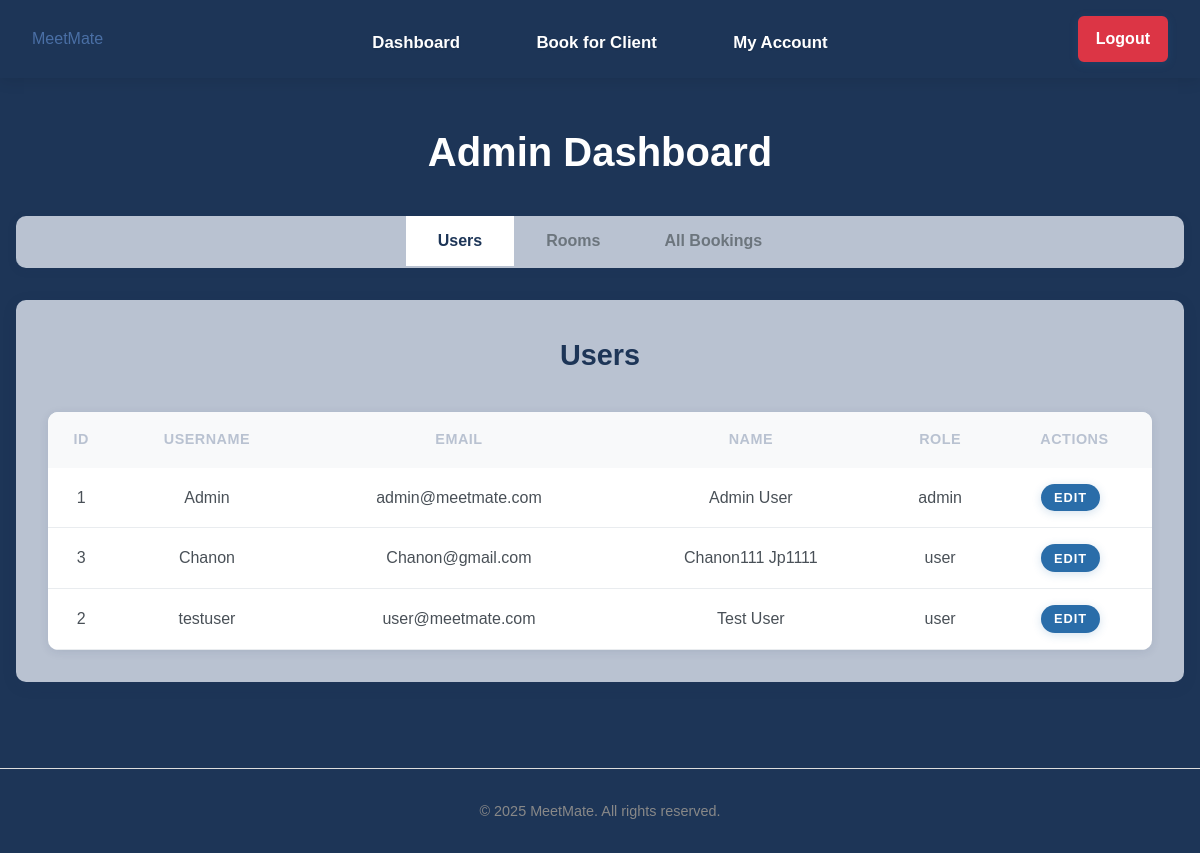
Page /admin (signed in) on the earlier database version.
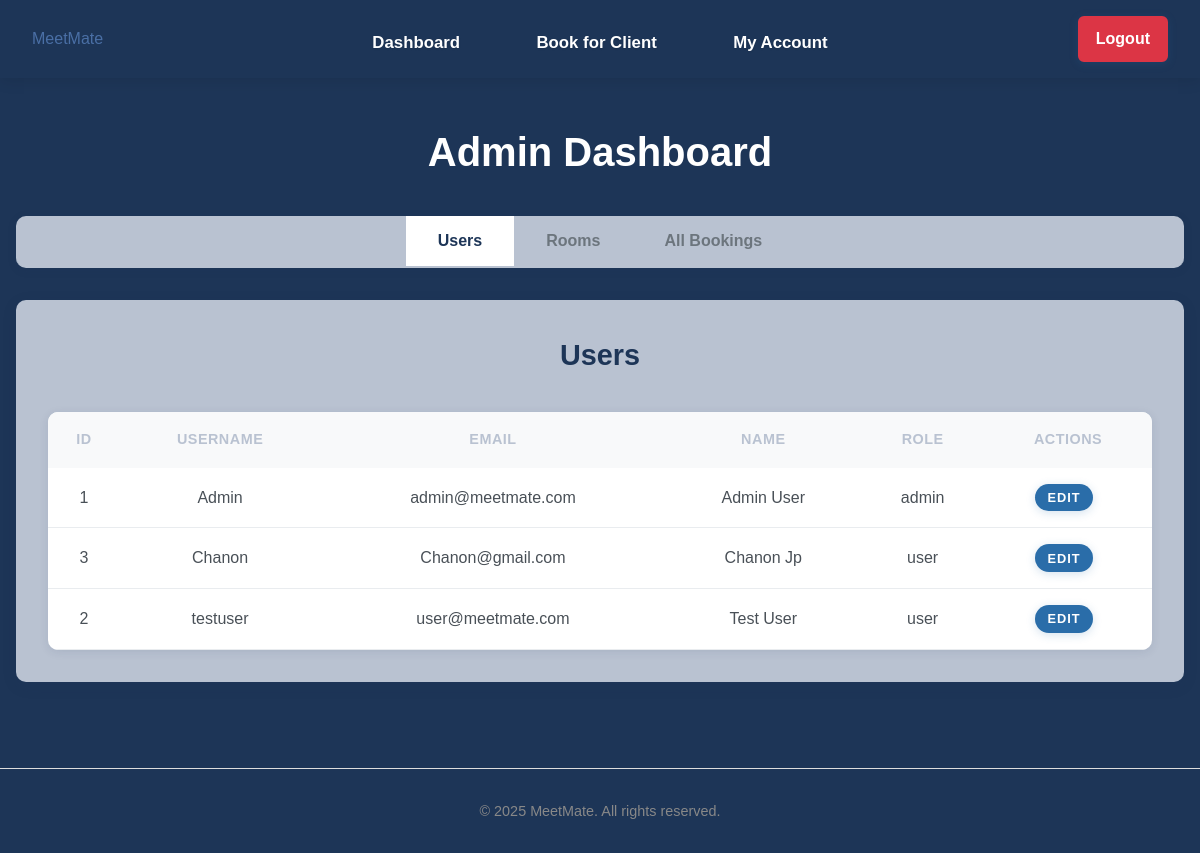
Same page on the later database version.
### tables this page shows
CREATE TABLE users (
                id INTEGER PRIMARY KEY AUTOINCREMENT,
                username TEXT NOT NULL UNIQUE,
                email TEXT NOT NULL UNIQUE,
                password TEXT NOT NULL,
                firstname TEXT,
                lastname TEXT,
                dob TEXT,
                address TEXT,
                role TEXT DEFAULT 'user'
            );

### app.py (the view)
@app.route('/admin')
@login_required
@admin_required
def admin():
    connection = get_database_connection()
    cursor = connection.cursor()
    cursor.execute("SELECT * FROM users ORDER BY username")
    users = [dict(row) for row in cursor.fetchall()]
    cursor.execute("SELECT * FROM rooms ORDER BY name")
    rooms = [dict(row) for row in cursor.fetchall()]
    now = datetime.now()
    current_date = now.date()
    current_time = now.time()
    from datetime import date
    today = date.today().strftime('%Y-%m-%d')
    cursor.execute('''
        SELECT
            b.id,
            b.date,
            b.time_start,
            b.time_end,
            b.notes,
            u.username,
            r.name as room_name,
            admin.username as admin_name
        FROM bookings b
        JOIN users u ON b.user_id = u.id
        JOIN rooms r ON b.room_id = r.id
        LEFT JOIN users admin ON b.booking_admin_id = admin.id
        WHERE b.date = ?
        ORDER BY b.time_start
    ''', (today,))
    today_bookings = []
    for row in cursor.fetchall():
        booking = dict(row)
        if booking['admin_name']:
            booking['booked_by'] = f"Admin: {booking['admin_name']}"
        else:
            booking['booked_by'] = "Self"
        booking_date = date.fromisoformat(booking['date'])
        booking_start_time = time.fromisoformat(booking['time_start'] + ':00' if len(booking['time_start']) == 5 else booking['time_start'])
        if booking_date == current_date:
            booking['can_cancel'] = current_time < booking_start_time
            booking['status'] = 'Complete' if current_time >= booking_start_time else None
        else:
            booking['can_cancel'] = True
            booking['status'] = None
        today_bookings.append(booking)
    cursor.execute('''
        SELECT
            b.id,
            b.date,
            b.time_start,
            b.time_end,
            b.notes,
            u.username,
            r.name as room_name,
            admin.username as admin_name
        FROM bookings b
        JOIN users u ON b.user_id = u.id
        JOIN rooms r ON b.room_id = r.id
        LEFT JOIN users admin ON b.booking_admin_id = admin.id
        ORDER BY b.date, b.time_start
    ''')
    all_bookings = []
    for row in cursor.fetchall():
        booking = dict(row)
        if booking['admin_name']:
            booking['booked_by'] = f"{booking['admin_name']}"
        else:
            booking['booked_by'] = "Self"
        booking_date = date.fromisoformat(booking['date'])
        booking_start_time = time.fromisoformat(booking['time_start'] + ':00' if len(booking['time_start']) == 5 else booking['time_start'])
        if booking_date > current_date:
            booking['can_cancel'] = True
            booking['status'] = None
        elif booking_date == current_date:
            booking['can_cancel'] = current_time < booking_start_time
            booking['status'] = 'Complete' if current_time >= booking_start_time else None
        else:
            booking['can_cancel'] = False
            booking['status'] = 'Complete'
        all_bookings.append(booking)
    connection.close()
    return render_template('admin.html', users=users, rooms=rooms, bookings=all_bookings, today_bookings=today_bookings, today_date=today)

### app.py (called while the page is built)
def get_database_path():
    app_directory = app.root_path
    instance_directory = os.path.join(app_directory, 'instance')
    os.makedirs(instance_directory, exist_ok=True)
    database_path = os.path.join(instance_directory, 'meetmate.db')
    return database_path

def get_database_connection():
    db_path = get_database_path()
    connection = sqlite3.connect(db_path)
    connection.row_factory = sqlite3.Row
    return connection

def get_user_by_id(user_id):
    connection = get_database_connection()
    cursor = connection.cursor()
    cursor.execute("SELECT * FROM users WHERE id = ?", (user_id,))
    user = cursor.fetchone()
    connection.close()
    if user:
        return dict(user)
    return None

def login_required(f):
    @wraps(f)
    def decorated_function(*args, **kwargs):
        if 'user_id' not in session:
            flash('Please login to access this page', 'error')
            return redirect(url_for('login'))
        user = get_user_by_id(session['user_id'])
        if not user:
            session.clear()
            flash('Your account is no longer valid. Please login again.', 'warning')
            return redirect(url_for('login'))
        return f(*args, **kwargs)
    return decorated_function

def admin_required(f):
    @wraps(f)
    def decorated_function(*args, **kwargs):
        if 'user_id' not in session or session.get('role') != 'admin':
            flash('Admin access required for this page', 'error')
            return redirect(url_for('dashboard'))
        user=get_user_by_id(session['user_id'])
        if not user or user['role'] != 'admin':
            session.clear()
            flash('Admin session expired. Please login again.', 'warning')
            return redirect(url_for('login'))
        return f(*args, **kwargs)
    return decorated_function

### templates/admin.html (shortened to what this page needs)
{% extends "base.html" %}
{% block content %}
<div class="admin-dashboard">
    <h1>Admin Dashboard</h1>
    <div class="admin-tabs">
        <button class="tab-btn active" data-tab="users-tab">Users</button>
        <button class="tab-btn" data-tab="rooms-tab">Rooms</button>
        <button class="tab-btn" data-tab="bookings-tab">All Bookings</button>
    </div>
    <div class="tab-content">
        <div id="users-tab" class="tab-pane active">
            <div class="section-header">
                <h2>Users</h2>
            </div>
            <div class="table-responsive">
                <table class="admin-table">
                    <thead>
                        <tr>
                            <th>ID</th>
                            <th>Username</th>
                            <th>Email</th>
                            <th>Name</th>
                            <th>Role</th>
                            <th>Actions</th>
                        </tr>
                    </thead>
                    <tbody>
                        {% for user in users %}
                            <tr>
                                <td>{{ user.id }}</td>
                                <td>{{ user.username }}</td>
                                <td>{{ user.email }}</td>
                                <td>{{ user.firstname }} {{ user.lastname }}</td>
                                <td>{{ user.role }}</td>
                                <td>
                                    <button class="btn btn-sm btn-primary edit-user-btn"
                                            data-id="{{ user.id }}"
                                            data-username="{{ user.username }}"
                                            data-email="{{ user.email }}"
                                            data-firstname="{{ user.firstname }}"
                                            data-lastname="{{ user.lastname }}"
                                            data-dob="{{ user.dob }}"
                                            data-address="{{ user.address }}"
                                            data-role="{{ user.role }}">
                                        Edit
                                    </button>
                                </td>
                            </tr>
                        {% endfor %}
                    </tbody>
                </table>
            </div>
        </div>
    </div>
</div>
{% endblock %}

### templates/base.html (shortened to what this page needs)
<!DOCTYPE html>
<html>
    <head>
        <link rel="stylesheet" type="text/css" href="{{ url_for('static', filename='css/style.css')}}" />
        <link rel="stylesheet" href="https://cdnjs.cloudflare.com/ajax/libs/font-awesome/6.0.0/css/all.min.css">
        <link rel="icon" type="image/png" href="{{ url_for('static', filename='images/favicon.png') }}">    </head>
    <body{% if request.endpoint == 'index' %} class="home-page-body"{% endif %}>        <header>
            <div class="header-content">
                <div class="logo">
                    <a href="{{ url_for('index') }}">MeetMate</a>
                </div>                <nav>                    <ul>                        {% if session.user_id %}                            {% if session.role == 'admin' %}
                                <li><a href="{{ url_for('dashboard') }}">Dashboard</a></li>
                                <li><a href="{{ url_for('admin_book') }}">Book for Client</a></li>
                                <li><a href="{{ url_for('admin') }}">My Account</a></li>
                            {% endif %}
                        {% else %}
                            <li><a href="{{ url_for('about') }}">Contact us</a></li>
                        {% endif %}
                    </ul>                </nav>
                {% if session.user_id %}
                <div class="user-menu">
                    <a href="{{ url_for('logout') }}" class="btn btn-logout">Logout</a>
                </div>
                {% endif %}
            </div>
        </header>
        <div class="container">
            {% block content %}{% endblock %}
        </div>
        <footer>
            <p>&copy; 2025 MeetMate. All rights reserved.</p>
        </footer>
    </body>
</html>

### static/css/style.css (style rules this page uses)
body { font-family: Arial, sans-serif; line-height: 1.6; color: #333; background-color: #1d3557; margin: 0; padding: 0; }
h1, h2, h3, h4, h5, h6 { margin-bottom: 1rem; font-weight: bold; }
a { text-decoration: none; color: #4a6fa5; }
.container { max-width: 1200px; margin: 0 auto; padding: 1rem; min-height: 500px; }
header { background-color: transparent; box-shadow: 0 2px 15px rgba(0, 0, 0, 0.10); padding: 1rem 2rem; position: sticky; top: 0; z-index: 100; }
header .header-content { display: flex; align-items: center; position: relative; }
.logo { flex: 0 0 auto; }
nav { position: absolute; left: 50%; transform: translateX(-50%); text-align: center; }
nav ul { list-style: none; padding: 0; margin: 10px 0 0 0; text-align: center; }
nav ul li { display: inline-block; margin: 0 1rem; }
nav ul li a { color: #ffffff; padding: 0.75rem 1.25rem; display: block; font-weight: 600; font-size: 1.05rem; border-radius: 8px; transition: all 0.3s ease; text-shadow: 0 1px 2px rgba(0, 0, 0, 0.1); }
footer { text-align: center; padding: 1rem; background-color: transparent; border-top: 1px solid #ddd; color: #888; font-size: 0.9rem; margin-top: 2rem; }
.btn { display: inline-block; padding: 0.4rem 1.5rem; background-color: #2a6da9; color: white; border: none; border-radius: 25px; cursor: pointer; font-size: 1rem; font-weight: 600; text-decoration: none; box-shadow: 0 2px 10px rgba(42, 109, 169, 0.2); }
.btn-primary { background-color: #2563eb; color: white; padding: 1rem 2.5rem; border-radius: 8px; font-weight: 600; text-transform: uppercase; letter-spacing: 1px; border: none; cursor: pointer; text-decoration: none; display: inline-block; font-size: 1rem; }
.btn-sm { padding: 0.25rem 0.5rem; font-size: 0.875rem; }
.admin-dashboard { padding: 0rem 0; background-color: #1d3557; min-height: calc(100vh - 200px); }
.admin-dashboard h1 { color: white; font-size: 2.5rem; font-weight: 700; margin-bottom: 2rem; text-align: center; }
.admin-tabs { margin-bottom: 2rem; border-bottom: 2px solid #b9c2d1; background-color: #b9c2d1; border-radius: 10px; overflow: hidden; box-shadow: 0 2px 10px rgba(29, 53, 87, 0.1); display: flex; justify-content: center; }
.tab-btn { background: #b9c2d1; border: none; padding: 1rem 2rem; cursor: pointer; font-size: 1rem; font-weight: 600; color: #6c757d; }
.tab-btn.active { color: #1d3557; background-color: white; border-bottom-color: #2a6da9; }
.tab-content { background-color: #b9c2d1; border-radius: 10px; box-shadow: 0 4px 15px rgba(29, 53, 87, 0.1); overflow: hidden; }
.tab-pane { display: none; padding: 2rem; }
.tab-pane.active { display: block; }
.section-header { margin-bottom: 1rem; text-align: center; border-bottom: 2px solid #b9c2d1; padding-bottom: 1rem; }
.section-header h2 { color: #1d3557; margin: 0; font-size: 1.8rem; font-weight: 600; }
.table-responsive { overflow-x: auto; border-radius: 10px; box-shadow: 0 2px 10px rgba(29, 53, 87, 0.1); }
.admin-table { width: 100%; border-collapse: collapse; background-color: white; }
.admin-table th { color: #b9c2d1; padding: 1rem 0.75rem; text-align: center; font-weight: 600; font-size: 0.9rem; text-transform: uppercase; letter-spacing: 0.5px; }
.admin-table td { padding: 1rem 0.75rem; text-align: center; border-bottom: 1px solid #e9ecef; color: #495057; vertical-align: middle; }
.admin-table th { background-color: #f8f9fa; font-weight: bold; }
.admin-table .btn { padding: 0.5rem 1rem; border-radius: 20px; font-size: 0.85rem; font-weight: 600; border: none; cursor: pointer; text-decoration: none; display: inline-block; margin-right: 0.5rem; }
.admin-table .btn-primary { background-color: #2a6da9; color: white; }
.admin-table .btn-sm { padding: 0.4rem 0.8rem; font-size: 0.8rem; }
.user-menu { margin-left: auto; }
.btn-logout { background-color: #dc3545; color: white; border: 2px solid #dc3545; padding: 0.5rem 1rem; border-radius: 6px; text-decoration: none; font-weight: 600; }

Differences in the rows shown:
changed users "Chanon": firstname "Chanon111" → "Chanon"; lastname "Jp1111" → "Jp"
